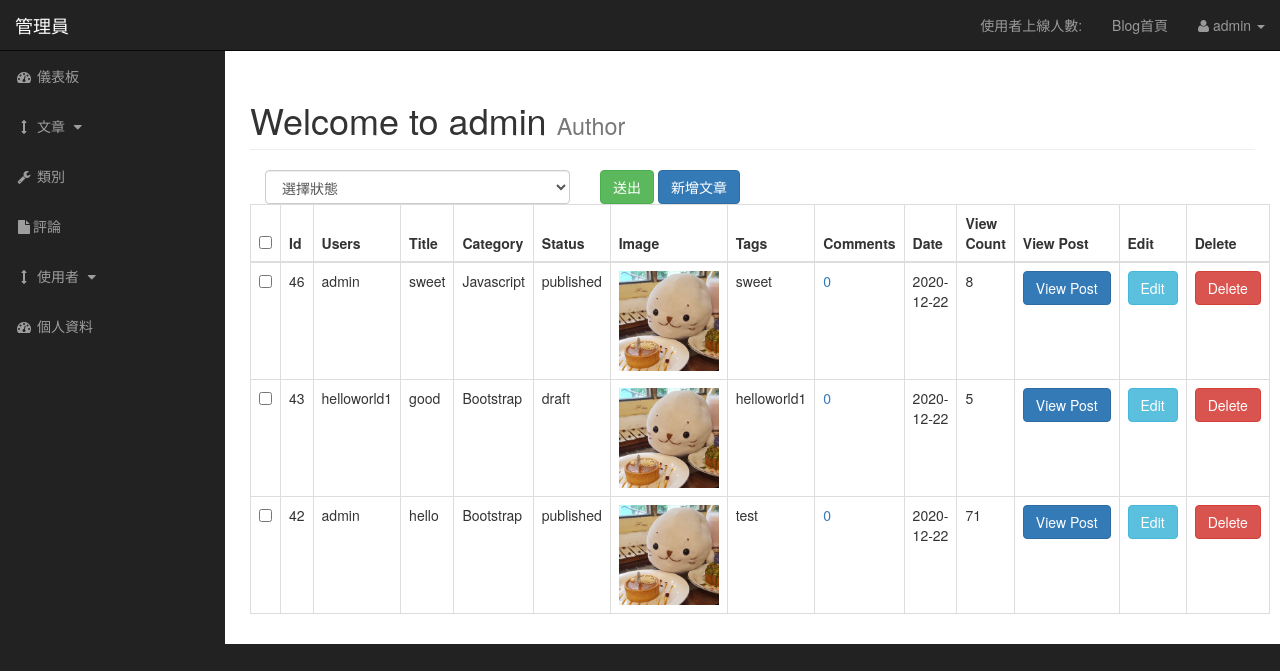
Screenshot of /admin/posts.php (signed in) with the database file from the repository.
### tables this page shows
CREATE TABLE `posts` (
  `post_id` int(3) NOT NULL,
  `post_category_id` int(3) NOT NULL,
  `post_title` varchar(255) NOT NULL,
  `post_author` varchar(255) NOT NULL,
  `post_user` varchar(255) NOT NULL,
  `post_date` date NOT NULL,
  `post_image` text NOT NULL,
  `post_content` text NOT NULL,
  `post_tags` varchar(255) NOT NULL,
  `post_comment_count` int(11) NOT NULL,
  `post_status` varchar(255) NOT NULL DEFAULT 'draft',
  `post_views_count` int(11) NOT NULL,
  `likes` int(11) NOT NULL
);

CREATE TABLE `categories` (
  `cat_id` int(3) NOT NULL,
  `cat_title` varchar(255) NOT NULL
);

### admin/includes/view_all_posts.php (the view, shortened to what this page needs)
<form action="" method='post'>
    <table id="myTable" class="table table-bordered table-hover">
        <div id="bulkOptionContainer" class="col-xs-4">
            <select class="form-control" name="bulk_options" id="">
                <option value="">選擇狀態</option>
            </select>
        </div>
        <div class="col-xs-4">
            <input type="submit" name="submit" class="btn btn-success" value="送出">
            <a class="btn btn-primary" href="posts.php?source=add_post">新增文章</a>
        </div>
        <thead>
            <tr>
                <th><input id="selectAllBoxes" type="checkbox"></th>
                <th>Id</th>
                <th>Users</th>
                <th>Title</th>
                <th>Category</th>
                <th>Status</th>
                <th>Image</th>
                <th>Tags</th>
                <th>Comments</th>
                <th>Date</th>
                <th>View Count</th>
                <th>View Post</th>
                <th>Edit</th>
                <th>Delete</th>
            </tr>
        </thead>
        <tbody>
            <?php
            $query = "SELECT posts.post_id, posts.post_author, posts.post_user, posts.post_title , posts.post_category_id,posts.post_status,posts.post_image, ";
            $query .= "posts.post_tags,posts.post_comment_count,posts.post_date,posts.post_views_count, categories.cat_id,categories.cat_title ";
            $query .= "FROM posts ";
            $query .= "LEFT JOIN categories ON posts.post_category_id = categories.cat_id ORDER BY posts.post_id DESC  ";
            $select_posts = mysqli_query($connection, $query);
            while ($row = mysqli_fetch_assoc($select_posts)) {
                $post_id = $row['post_id'];
                $post_author = $row['post_author'];
                $post_user = $row['post_user'];
                $post_title = $row['post_title'];
                $post_status = $row['post_status'];
                $post_image = $row['post_image'];
                $post_tags = $row['post_tags'];
                $post_date = $row['post_date'];
                $post_views_count = $row['post_views_count'];
                $category_title = $row['cat_title'];
                echo "<tr>";
            ?>
                <td><input class='checkBoxes' type='checkbox' name='checkBoxArray[]' value='<?php echo $post_id; ?>'></td>
            <?php
                echo "<td>$post_id</td>";
                if (!empty($post_author)) {
                    echo "<td>$post_author</td>";
                } elseif (!empty($post_user)) {
                    echo "<td>$post_user</td>";
                }
                echo "<td>$post_title</td>";
                echo "<td>{$category_title}</td>";
                echo "<td>$post_status</td>";
                echo "<td><img width='100' src='../images/$post_image' alt='image'></td>";
                echo "<td>$post_tags</td>";
                $query = "SELECT * FROM comments WHERE comment_post_id = $post_id";
                $send_comment_query = mysqli_query($connection, $query);
                $count_comments = mysqli_num_rows($send_comment_query);
                echo "<td><a href='post_comments.php?id=$post_id'>$count_comments</a></td>";
                echo "<td>$post_date</td>";
                echo "<td>$post_views_count</td>";
                echo "<td><a class='btn btn-primary' href='../post.php?p_id={$post_id}'>View Post</a></td>";
                echo "<td><a class='btn btn-info' href='posts.php?source=edit_post&p_id={$post_id}'>Edit</a></td>";
                ?>
                <form method="post">
                    <?php
                    echo '<td><input class="btn btn-danger" type="submit"   name="delete" value="Delete"></td>';
                    ?>
                </form>
                <?php
                echo "</tr>";
            }
            ?>
        </tbody>
    </table>
</form>

### admin/includes/admin_header.php (shortened to what this page needs)
<!DOCTYPE html>
<html lang="en">
<head>
    <link href="css/bootstrap.min.css" rel="stylesheet">
    <link href="css/sb-admin.css" rel="stylesheet">
    <link href="font-awesome/css/font-awesome.min.css" rel="stylesheet" type="text/css">
    <link href="css/styles.css" rel="stylesheet">
  <link href="https://cdn.datatables.net/1.10.22/css/jquery.dataTables.min.css" rel="stylesheet" />
</head>
<body>

### admin/posts.php (shortened to what this page needs)
<?php include "includes/admin_header.php" ?>
    <div id="wrapper">
        <?php include "includes/admin_navigation.php" ?>
        <div id="page-wrapper">
            <div class="container-fluid">
                <div class="row">
                    <div class="col-lg-12">
                    <h1 class="page-header">
                            Welcome to admin
                            <small>Author</small>
                        </h1>
                   <?php
                   if (isset($_GET['source'])) {
                       $source = $_GET['source'];
                   } else {
                       $source = '';
                   }
                   switch($source){
                       default:
                       include "includes/view_all_posts.php";
                    break;
                   }
                   ?>
                    </div>
                    </div>
                </div>
            </div>
        </div>
<?php include "includes/admin_footer.php" ?>

### admin/includes/admin_navigation.php (shortened to what this page needs)
<nav class="navbar navbar-inverse navbar-fixed-top" role="navigation">
            <div class="navbar-header">
                <a class="navbar-brand" href="index.php">管理員</a>
            </div>
            <ul class="nav navbar-right top-nav">
                <li><a href="">使用者上線人數: <span class="usersonline"></span></a></li>
                <li><a href="../index.php">Blog首頁</a></li>
                <li class="dropdown">
                    <a href="#" class="dropdown-toggle" data-toggle="dropdown"><i class="fa fa-user"></i>
                    <?php
                    if (isset($_SESSION['username'])) {
                        echo $_SESSION['username'];
                    }
                    ?>
                     <b class="caret"></b></a>
                </li>
            </ul>
            <div class="collapse navbar-collapse navbar-ex1-collapse">
                <ul class="nav navbar-nav side-nav">
                    <li>
                        <a href="index.php"><i class="fa fa-fw fa-dashboard"></i> 儀表板</a>
                    </li>
                    <li>
                        <a href="javascript:;" data-toggle="collapse" data-target="#posts_dropdown"><i class="fa fa-fw fa-arrows-v"></i> 文章 <i class="fa fa-fw fa-caret-down"></i></a>
                    </li>
                    <li>
                        <a href="./categories.php"><i class="fa fa-fw fa-wrench"></i> 類別</a>
                    </li>
                    <li class="">
                        <a href="./comments.php"><i class="fa fa-fw fa-file"></i>評論</a>
                    </li>
                    <li>
                        <a href="javascript:;" data-toggle="collapse" data-target="#demo"><i class="fa fa-fw fa-arrows-v"></i> 使用者 <i class="fa fa-fw fa-caret-down"></i></a>
                    </li>
                    <li>
                        <a href="profile.php"><i class="fa fa-fw fa-dashboard"></i> 個人資料</a>
                    </li>
                </ul>
            </div>
        </nav>

### admin/includes/admin_footer.php (shortened to what this page needs)
</body>
</html>

### admin/css/sb-admin.css (style rules this page uses)
body { margin-top: 100px; background-color: #222; }
@media (min-width:768px) { body { margin-top: 50px; } }
#wrapper { padding-left: 0; }
#page-wrapper { width: 100%; padding: 0; background-color: #fff; }
@media (min-width:768px) { #wrapper { padding-left: 225px; } }
@media (min-width:768px) { #page-wrapper { padding: 10px; } }
.top-nav { padding: 0 15px; }
.top-nav>li { display: inline-block; float: left; }
.top-nav>li>a { padding-top: 15px; padding-bottom: 15px; line-height: 20px; color: #999; }
@media (min-width:768px) { .side-nav { position: fixed; top: 51px; left: 225px; width: 225px; margin-left: -225px; border: none; border-radius: 0; overflow-y: auto; background-color: #222; } }
@media (min-width:768px) { .side-nav>li>a { width: 225px; } }

### rows the page displays
posts: post_id "46", post_user "admin", post_title "sweet", categories.cat_title "Javascript", post_status "published", post_image (picture), post_tags "sweet", count_comments "0", post_date "2020-12-22", post_views_count "8"
posts: post_id "43", post_user "helloworld1", post_title "good", categories.cat_title "Bootstrap", post_status "draft", post_image (picture), post_tags "helloworld1", count_comments "0", post_date "2020-12-22", post_views_count "5"
posts: post_id "42", post_user "admin", post_title "hello", categories.cat_title "Bootstrap", post_status "published", post_image (picture), post_tags "test", count_comments "0", post_date "2020-12-22", post_views_count "71"

### other values shown
$_SESSION['username'] "admin"
